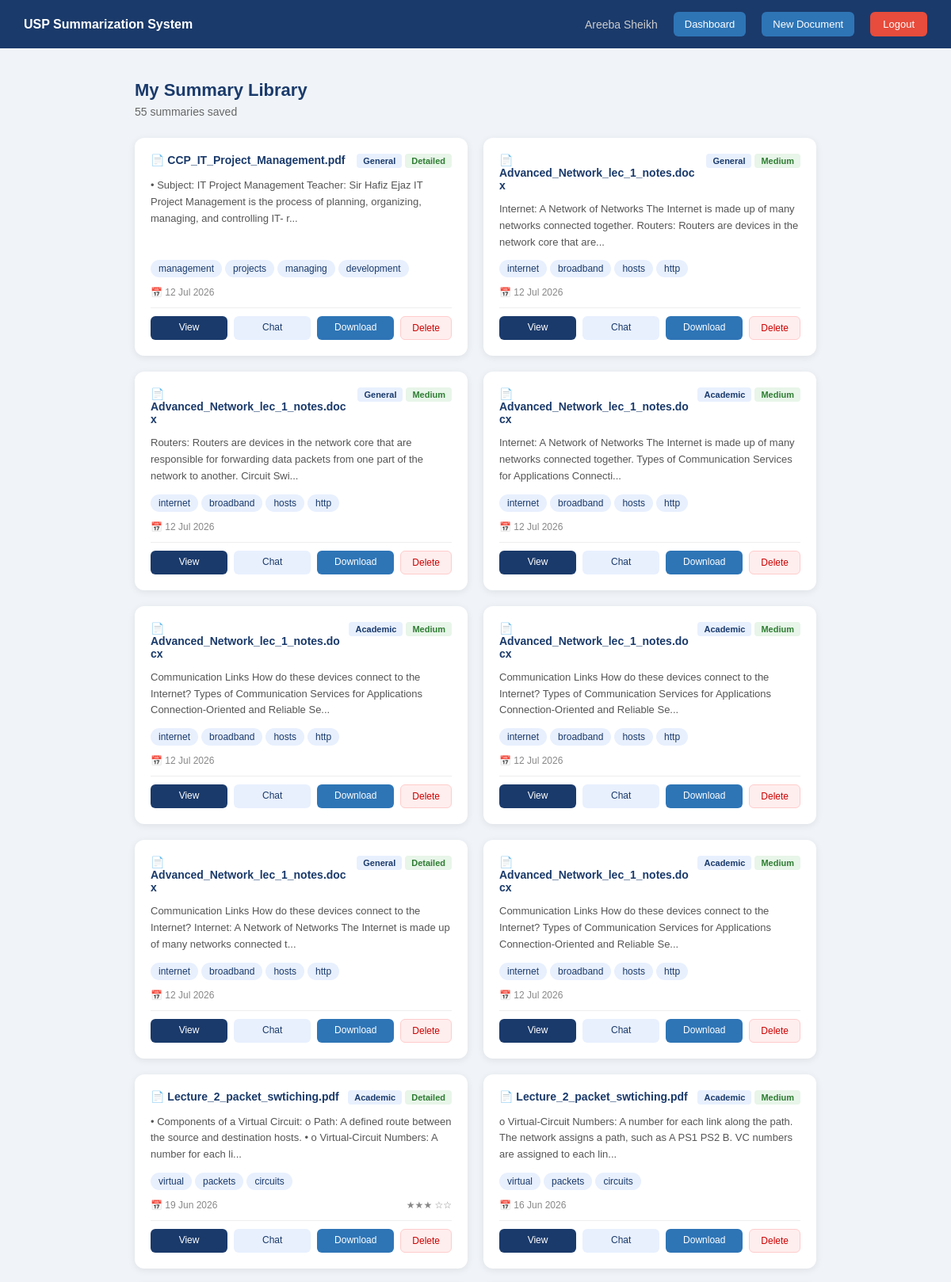
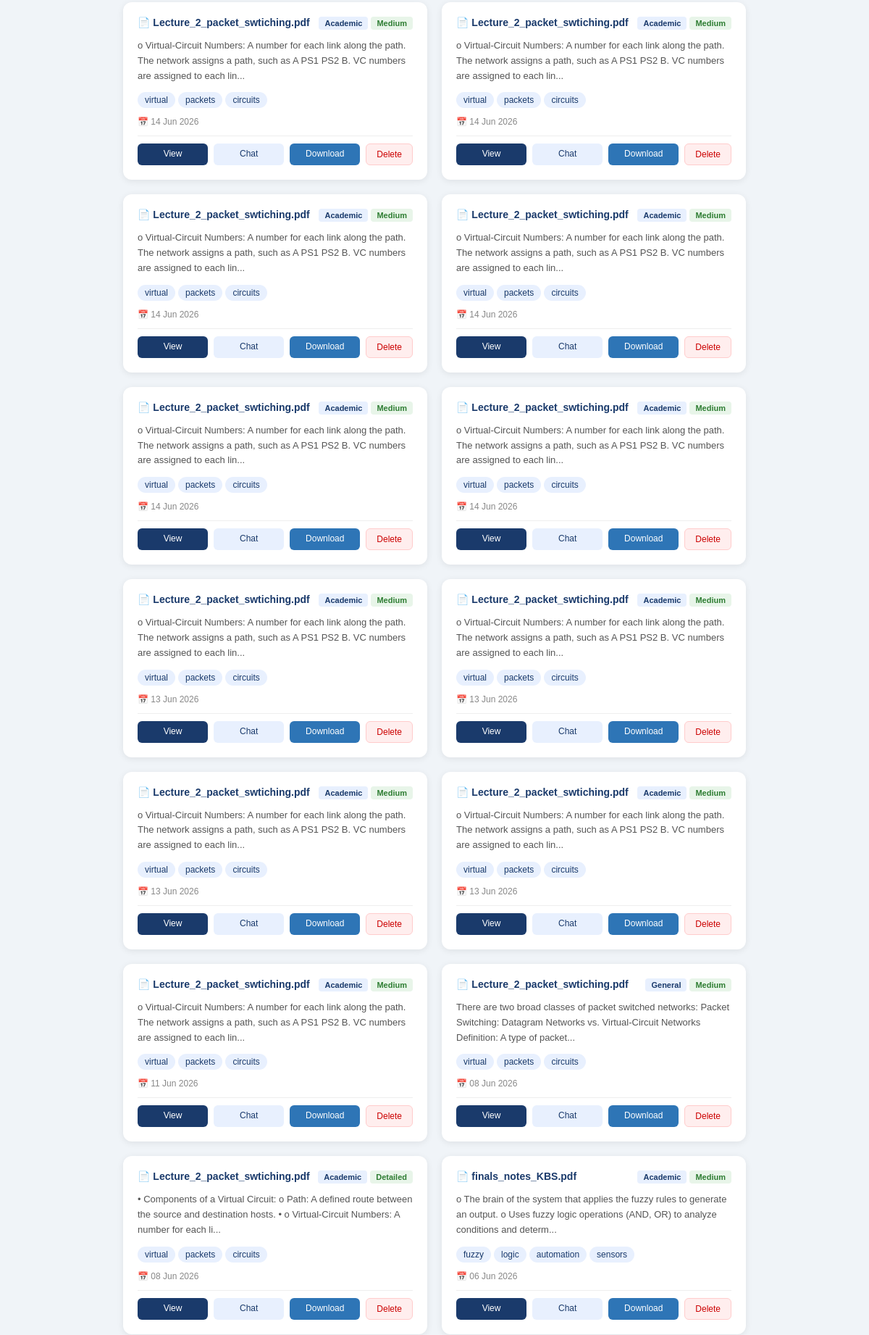
Screenshot of /library (signed in, upper part) with the database file from the repository (2 pictures, top to bottom).
### models/document.py (models this page shows)
class Document(db.Model):
    __tablename__ = 'documents'
    document_id = db.Column(db.Integer, primary_key=True, autoincrement=True)
    user_id = db.Column(db.Integer, db.ForeignKey('users.user_id'), nullable=False)
    filename = db.Column(db.String(255), nullable=False)
    filetype = db.Column(db.String(10), nullable=False)
    upload_date = db.Column(db.DateTime, default=datetime.utcnow)
    extracted_text = db.Column(db.Text, nullable=False)
    summaries = db.relationship('Summary', backref='document', lazy=True)
    chats = db.relationship('Chat', backref='document', lazy=True)

### models/summary.py (models this page shows)
class Summary(db.Model):
    __tablename__ = 'summaries'
    summary_id = db.Column(db.Integer, primary_key=True, autoincrement=True)
    document_id = db.Column(db.Integer, db.ForeignKey('documents.document_id'), nullable=False)
    mode = db.Column(db.String(20), nullable=False)
    length = db.Column(db.String(20), nullable=False)
    summary_text = db.Column(db.Text, nullable=False)
    keywords = db.Column(db.Text, nullable=True)
    rating = db.Column(db.Integer, nullable=True)
    generated_date = db.Column(db.DateTime, default=datetime.utcnow)

### routes/library.py (the view)
@library.route('/library')
@login_required
def view_library():
    user_id = session['user_id']
    documents = Document.query.filter_by(
        user_id=user_id
    ).order_by(Document.upload_date.desc()).all()
    library_items = []
    for doc in documents:
        summaries = Summary.query.filter_by(
            document_id=doc.document_id
        ).order_by(Summary.generated_date.desc()).all()
        for summary in summaries:
            try:
                data = json.loads(summary.summary_text)
                if isinstance(data, dict):
                    first_section = list(data.values())[0]
                    if len(first_section) > 150:
                        preview = first_section[:150] + '...'
                    else:
                        preview = first_section
                else:
                    preview = str(data)[:150] + '...'
            except (json.JSONDecodeError, ValueError, KeyError):
                preview = summary.summary_text[:150] + '...'
            library_items.append({
                'summary_id': summary.summary_id,
                'doc_name': doc.filename,
                'doc_id': doc.document_id,
                'mode': summary.mode,
                'length': summary.length,
                'keywords': summary.keywords,
                'rating': summary.rating,
                'generated_date': summary.generated_date,
                'upload_date': doc.upload_date,
                'preview': preview
            })
    return render_template('library.html',
        items=library_items,
        total=len(library_items)
    )

### app.py (called while the page is built)
@event.listens_for(Engine, "connect")
def set_sqlite_pragma(dbapi_connection, connection_record):
    if isinstance(dbapi_connection, sqlite3.Connection):
        cursor = dbapi_connection.cursor()
        cursor.execute("PRAGMA foreign_keys=ON")
        cursor.close()

### routes/library.py (called while the page is built)
def login_required(f):
    @wraps(f)
    def decorated(*args, **kwargs):
        if 'user_id' not in session:
            flash('Please login first.', 'error')
            return redirect(url_for('auth.login'))
        return f(*args, **kwargs)
    return decorated

### templates/library.html (shortened to what this page needs)
{% extends "base.html" %}
{% block content %}
<nav class="navbar">
    <div class="nav-brand"><strong>USP Summarization System</strong></div>
    <div class="nav-links">
        <span class="nav-user">{{ session.user_name }}</span>
        <a href="/dashboard" class="btn-nav">Dashboard</a>
        <a href="/upload" class="btn-nav">New Document</a>
        <a href="/logout" class="btn-logout">Logout</a>
    </div>
</nav>
<div class="page-wrapper">
    <div class="page-header">
        <h2>My Summary Library</h2>
        <p>{{ total }} summaries saved</p>
    </div>
    {% if items %}
        <div class="library-grid">
            {% for item in items %}
            <div class="library-card">
                <div class="lib-card-header">
                    <div class="lib-doc-name">📄 {{ item.doc_name }}</div>
                    <div class="lib-badges">
                        <span class="badge badge-mode">{{ item.mode | capitalize }}</span>
                        <span class="badge badge-length">{{ item.length | capitalize }}</span>
                    </div>
                </div>
                <div class="lib-preview">
                    {{ item.preview }}
                </div>
                {% if item.keywords %}
                <div class="lib-keywords">
                    {% for kw in item.keywords.split(', ')[:4] %}
                        <span class="keyword-tag">{{ kw }}</span>
                    {% endfor %}
                </div>
                {% endif %}
                <div class="lib-meta">
                    <span>📅 {{ item.generated_date.strftime('%d %b %Y') }}</span>
                    {% if item.rating %}
                        <span>
                            {% for i in range(item.rating) %}★{% endfor %}
                            {% for i in range(5 - item.rating) %}☆{% endfor %}
                        </span>
                    {% endif %}
                </div>
                <div class="lib-actions">
                    <a href="/library/view/{{ item.summary_id }}" class="btn-lib-view">
                        View
                    </a>
                     <a href="/chat-page/{{ item.doc_id }}" class="btn-lib-chat">
                       Chat
                    </a>
                    <a href="/download/{{ item.summary_id }}" class="btn-lib-download">
                        Download
                    </a>
                    <form method="POST" action="/library/delete/{{ item.summary_id }}"
                          onsubmit="return confirm('Delete this summary?')"
                          style="display:inline;">
                        <button type="submit" class="btn-lib-delete">Delete</button>
                    </form>
                </div>
            </div>
            {% endfor %}
        </div>
    {% endif %}
</div>
{% endblock %}

### templates/base.html (shortened to what this page needs)
<!DOCTYPE html>
<html lang="en">
<head>
    <link rel="stylesheet" href="{{ url_for('static', filename='css/style.css') }}">
</head>
<body>
    {% block content %}{% endblock %}
</body>
</html>

### static/css/style.css (style rules this page uses)
* { margin: 0; padding: 0; box-sizing: border-box; }
body { font-family: Arial, sans-serif; background: #f0f4f8; color: #333; }
.navbar { background: #1a3a6b; padding: 15px 30px; display: flex; justify-content: space-between; align-items: center; color: white; }
.nav-brand { font-size: 16px; color: white; }
.nav-links { display: flex; align-items: center; gap: 20px; }
.nav-user { font-size: 14px; color: #ccc; }
.btn-logout { background: #e74c3c; color: white; padding: 8px 16px; border-radius: 6px; text-decoration: none; font-size: 13px; }
.page-wrapper { max-width: 900px; margin: 40px auto; padding: 0 20px; }
.page-header { margin-bottom: 25px; }
.page-header h2 { color: #1a3a6b; font-size: 22px; margin-bottom: 6px; }
.page-header p { color: #666; font-size: 14px; }
.badge { background: #e8f0fe; color: #1a3a6b; padding: 4px 10px; border-radius: 4px; font-size: 12px; font-weight: bold; }
.btn-nav { background: #2e75b6; color: white; padding: 8px 14px; border-radius: 6px; text-decoration: none; font-size: 13px; }
.keyword-tag { background: #e8f0fe; color: #1a3a6b; padding: 4px 10px; border-radius: 20px; font-size: 12px; }
.library-grid { display: grid; grid-template-columns: repeat(auto-fill, minmax(320px, 1fr)); gap: 20px; }
.library-card { background: white; border-radius: 12px; padding: 20px; box-shadow: 0 2px 10px rgba(0,0,0,0.08); display: flex; flex-direction: column; gap: 12px; transition: transform 0.2s; }
.lib-card-header { display: flex; justify-content: space-between; align-items: flex-start; gap: 8px; }
.lib-doc-name { font-weight: bold; font-size: 14px; color: #1a3a6b; flex: 1; word-break: break-word; }
.lib-badges { display: flex; gap: 4px; flex-shrink: 0; }
.badge-mode { background: #e8f0fe; color: #1a3a6b; padding: 3px 8px; border-radius: 4px; font-size: 11px; }
.badge-length { background: #e8f5e9; color: #2e7d32; padding: 3px 8px; border-radius: 4px; font-size: 11px; }
.lib-preview { font-size: 13px; color: #555; line-height: 1.6; flex: 1; }
.lib-keywords { display: flex; flex-wrap: wrap; gap: 4px; }
.lib-meta { display: flex; justify-content: space-between; font-size: 12px; color: #888; }
.lib-actions { display: flex; gap: 8px; padding-top: 10px; border-top: 1px solid #eee; }
.btn-lib-view { background: #1a3a6b; color: white; padding: 7px 14px; border-radius: 6px; text-decoration: none; font-size: 12px; flex: 1; text-align: center; }
.btn-lib-download { background: #2e75b6; color: white; padding: 7px 14px; border-radius: 6px; text-decoration: none; font-size: 12px; flex: 1; text-align: center; }
.btn-lib-delete { background: #fee; color: #c00; border: 1px solid #fcc; padding: 7px 14px; border-radius: 6px; font-size: 12px; cursor: pointer; }
.btn-lib-chat { background: #e8f0fe; color: #1a3a6b; padding: 7px 14px; border-radius: 6px; text-decoration: none; font-size: 12px; flex: 1; text-align: center; }

### rows the page displays
Document: doc_name "CCP_IT_Project_Management.pdf"
Summary: mode "General", length "Detailed", generated_date "12 Jul 2026"
Document: doc_name "Advanced_Network_lec_1_notes.docx"
Summary: mode "General", length "Medium", generated_date "12 Jul 2026"
Document: doc_name "Advanced_Network_lec_1_notes.docx" "Advanced_Network_lec_1_notes.docx"
Summary: mode "General", length "Medium", generated_date "12 Jul 2026"
Summary: mode "Academic", length "Medium", generated_date "12 Jul 2026"
Document: doc_name "Advanced_Network_lec_1_notes.docx"
Summary: mode "Academic", length "Medium", generated_date "12 Jul 2026"
Document: doc_name "Advanced_Network_lec_1_notes.docx"
Summary: mode "Academic", length "Medium", generated_date "12 Jul 2026"
Document: doc_name "Advanced_Network_lec_1_notes.docx"
Summary: mode "General", length "Detailed", generated_date "12 Jul 2026"
Document: doc_name "Advanced_Network_lec_1_notes.docx"
Summary: mode "Academic", length "Medium", generated_date "12 Jul 2026"
Document: doc_name "Lecture_2_packet_swtiching.pdf"
Summary: mode "Academic", length "Detailed", generated_date "19 Jun 2026"
Document: doc_name "Lecture_2_packet_swtiching.pdf"
Summary: mode "Academic", length "Medium", generated_date "16 Jun 2026"
Document: doc_name "Lecture_2_packet_swtiching.pdf" "Lecture_2_packet_swtiching.pdf"
Summary: mode "Academic", length "Medium", generated_date "14 Jun 2026"
Summary: mode "Academic", length "Medium", generated_date "14 Jun 2026"
Document: doc_name "Lecture_2_packet_swtiching.pdf" "Lecture_2_packet_swtiching.pdf" "Lecture_2_packet_swtiching.pdf" "Lecture_2_packet_swtiching.pdf"
Summary: mode "Academic", length "Medium", generated_date "14 Jun 2026"
Summary: mode "Academic", length "Medium", generated_date "14 Jun 2026"
Summary: mode "Academic", length "Medium", generated_date "14 Jun 2026"
Summary: mode "Academic", length "Medium", generated_date "14 Jun 2026"
Document: doc_name "Lecture_2_packet_swtiching.pdf"
Summary: mode "Academic", length "Medium", generated_date "13 Jun 2026"
Document: doc_name "Lecture_2_packet_swtiching.pdf"
Summary: mode "Academic", length "Medium", generated_date "13 Jun 2026"
Document: doc_name "Lecture_2_packet_swtiching.pdf" "Lecture_2_packet_swtiching.pdf"
Summary: mode "Academic", length "Medium", generated_date "13 Jun 2026"
Summary: mode "Academic", length "Medium", generated_date "13 Jun 2026"
Document: doc_name "Lecture_2_packet_swtiching.pdf"
Summary: mode "Academic", length "Medium", generated_date "11 Jun 2026"
Document: doc_name "Lecture_2_packet_swtiching.pdf"
Summary: mode "General", length "Medium", generated_date "08 Jun 2026"
Document: doc_name "Lecture_2_packet_swtiching.pdf"
Summary: mode "Academic", length "Detailed", generated_date "08 Jun 2026"
Document: doc_name "finals_notes_KBS.pdf"
Summary: mode "Academic", length "Medium", generated_date "06 Jun 2026"

### other values shown
{{ session.user_name }} "Areeba Sheikh"
{{ total }} "55"
{{ item.preview }} "• Subject: IT Project Management Teacher: Sir Hafiz Ejaz IT Project Management is the process of planning, organizing, managing, and controlling IT- r..." "Internet: A Network of Networks The Internet is made up of many networks connected together. Routers: Routers are devices in the network core that are..." "Routers: Routers are devices in the network core that are responsible for forwarding data packets from one part of the network to another. Circuit Swi..." "Internet: A Network of Networks The Internet is made up of many networks connected together. Types of Communication Services for Applications Connecti..." "Communication Links How do these devices connect to the Internet? Types of Communication Services for Applications Connection-Oriented and Reliable Se..." "Communication Links How do these devices connect to the Internet? Types of Communication Services for Applications Connection-Oriented and Reliable Se..." "Communication Links How do these devices connect to the Internet? Internet: A Network of Networks The Internet is made up of many networks connected t..." "Communication Links How do these devices connect to the Internet? Types of Communication Services for Applications Connection-Oriented and Reliable Se..." "• Components of a Virtual Circuit: o Path: A defined route between the source and destination hosts. • o Virtual-Circuit Numbers: A number for each li..." "o Virtual-Circuit Numbers: A number for each link along the path. The network assigns a path, such as A PS1 PS2 B. VC numbers are assigned to each lin..." "o Virtual-Circuit Numbers: A number for each link along the path. The network assigns a path, such as A PS1 PS2 B. VC numbers are assigned to each lin..." "o Virtual-Circuit Numbers: A number for each link along the path. The network assigns a path, such as A PS1 PS2 B. VC numbers are assigned to each lin..." "o Virtual-Circuit Numbers: A number for each link along the path. The network assigns a path, such as A PS1 PS2 B. VC numbers are assigned to each lin..." "o Virtual-Circuit Numbers: A number for each link along the path. The network assigns a path, such as A PS1 PS2 B. VC numbers are assigned to each lin..." "o Virtual-Circuit Numbers: A number for each link along the path. The network assigns a path, such as A PS1 PS2 B. VC numbers are assigned to each lin..." "o Virtual-Circuit Numbers: A number for each link along the path. The network assigns a path, such as A PS1 PS2 B. VC numbers are assigned to each lin..." "o Virtual-Circuit Numbers: A number for each link along the path. The network assigns a path, such as A PS1 PS2 B. VC numbers are assigned to each lin..." "o Virtual-Circuit Numbers: A number for each link along the path. The network assigns a path, such as A PS1 PS2 B. VC numbers are assigned to each lin..." "o Virtual-Circuit Numbers: A number for each link along the path. The network assigns a path, such as A PS1 PS2 B. VC numbers are assigned to each lin..." "o Virtual-Circuit Numbers: A number for each link along the path. The network assigns a path, such as A PS1 PS2 B. VC numbers are assigned to each lin..." "o Virtual-Circuit Numbers: A number for each link along the path. The network assigns a path, such as A PS1 PS2 B. VC numbers are assigned to each lin..." "There are two broad classes of packet switched networks: Packet Switching: Datagram Networks vs. Virtual-Circuit Networks Definition: A type of packet..." "• Components of a Virtual Circuit: o Path: A defined route between the source and destination hosts. • o Virtual-Circuit Numbers: A number for each li..." "o The brain of the system that applies the fuzzy rules to generate an output. o Uses fuzzy logic operations (AND, OR) to analyze conditions and determ..."
{{ kw }} "management" "projects" "managing" "development" "internet" "broadband" "hosts" "http" "internet" "broadband" "hosts" "http" "internet" "broadband" "hosts" "http" "internet" "broadband" "hosts" "http" "internet" "broadband" "hosts" "http" "internet" "broadband" "hosts" "http" "internet" "broadband" "hosts" "http" "virtual" "packets" "circuits" "virtual" "packets" "circuits" "virtual" "packets" "circuits" "virtual" "packets" "circuits" "virtual" "packets" "circuits" "virtual" "packets" "circuits" "virtual" "packets" "circuits" "virtual" "packets" "circuits" "virtual" "packets" "circuits" "virtual" "packets" "circuits" "virtual" "packets" "circuits" "virtual" "packets" "circuits" "virtual" "packets" "circuits" "virtual" "packets" "circuits" "virtual" "packets" "circuits" "fuzzy" "logic" "automation" "sensors"
